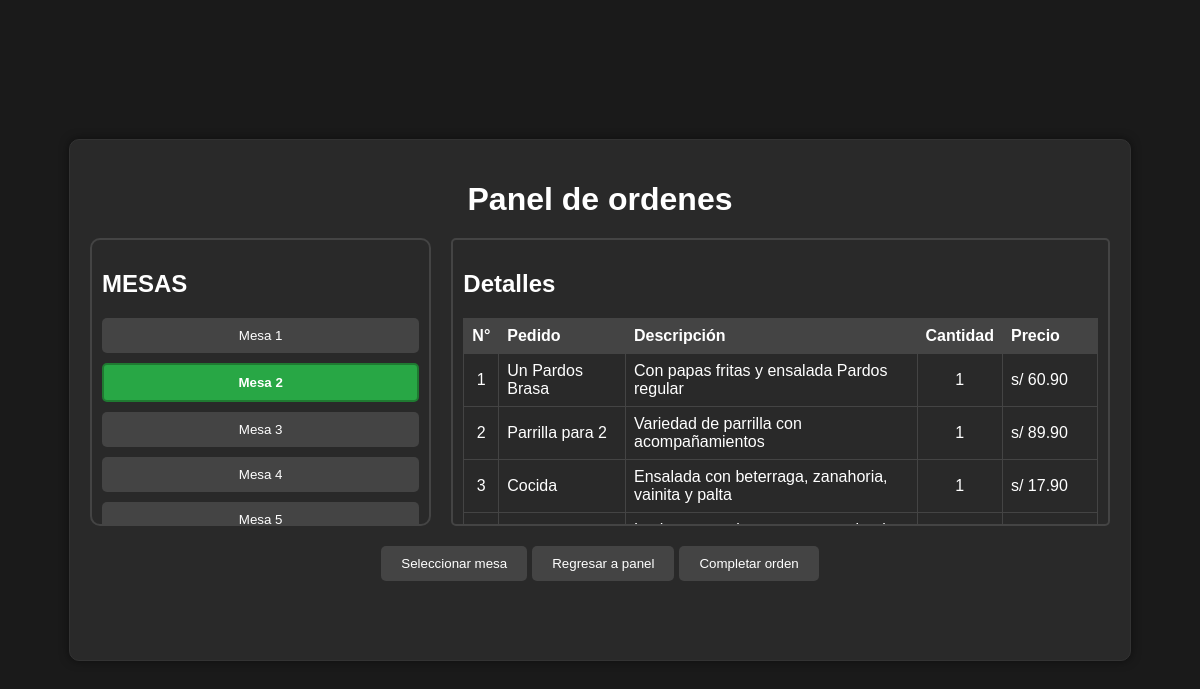
Page /src/ModuloServicio/UCgenerarPedidoPlato/indexPanelOrdenes.php?idMesa=2 (signed in) on the committed database.
### tables this page shows
CREATE TABLE `controlordenes` (
  `idControlOrden` int NOT NULL AUTO_INCREMENT,
  `idMesa` int NOT NULL,
  `idOrden` int DEFAULT NULL,
  `EstadoControlOrden` tinyint(1) NOT NULL,
  `idUsuario` int NOT NULL,
  `ControlFecha` varchar(10) NOT NULL,
  `ControlHora` varchar(10) NOT NULL,
  PRIMARY KEY (`idControlOrden`),
  KEY `idOrden` (`idOrden`),
  KEY `fk_mesa` (`idMesa`),
  KEY `fk_usuario` (`idUsuario`),
  CONSTRAINT `controlordenes_ibfk_1` FOREIGN KEY (`idOrden`) REFERENCES `ordenes` (`idOrden`),
  CONSTRAINT `fk_mesa` FOREIGN KEY (`idMesa`) REFERENCES `mesas` (`idMesa`) ON DELETE CASCADE ON UPDATE CASCADE,
  CONSTRAINT `fk_usuario` FOREIGN KEY (`idUsuario`) REFERENCES `usuarios` (`idUsuario`) ON DELETE CASCADE ON UPDATE CASCADE
);

CREATE TABLE `ordendetalles` (
  `idItem` int NOT NULL,
  `cantidad` int NOT NULL,
  `idOrden` int NOT NULL,
  `subtotal` double DEFAULT '0',
  PRIMARY KEY (`idItem`,`idOrden`),
  KEY `idOrden` (`idOrden`),
  CONSTRAINT `ordendetalles_ibfk_1` FOREIGN KEY (`idItem`) REFERENCES `menuitems` (`idItem`),
  CONSTRAINT `ordendetalles_ibfk_2` FOREIGN KEY (`idOrden`) REFERENCES `ordenes` (`idOrden`)
);

CREATE TABLE `menuitems` (
  `idItem` int NOT NULL AUTO_INCREMENT,
  `nombre` varchar(50) NOT NULL,
  `descripcion` varchar(150) DEFAULT NULL,
  `precio` double NOT NULL,
  `idCategoria` int DEFAULT NULL,
  PRIMARY KEY (`idItem`),
  KEY `idCategoria` (`idCategoria`),
  CONSTRAINT `menuitems_ibfk_1` FOREIGN KEY (`idCategoria`) REFERENCES `categoria` (`idTipoMenu`)
);

### src/ModuloServicio/UCgenerarPedidoPlato/indexPanelOrdenes.php (called while the page is built, shortened)
<?php
include_once($_SERVER['DOCUMENT_ROOT'] . '/src/ModuloServicio/UCgenerarPedidoPlato/panelOrdenes.php');
include_once($_SERVER['DOCUMENT_ROOT'] . '/src/modelo/ControlOrden.php');
include_once($_SERVER['DOCUMENT_ROOT'] . '/src/modelo/OrdenDetalle.php');
$idMesa = $_GET['idMesa'] ?? null;
$ordenDetalles = null;
$idControl = null;
$controlOrdenObject = new ControlOrden();
$controlOrdenes = $controlOrdenObject->obtenerOrdenControl();
if($idMesa!= null){
    $ordenDetallesObject = new OrdenDetalle();
    $ordenDetalles = $ordenDetallesObject->obtenerOrdenDetalle($idMesa);
    $idControl = $controlOrdenObject->obtenerIdControlPorMesa($idMesa);
}
$panelOrdenesObject = new panelOrdenes();
$panelOrdenesObject->panelOrdenesShow($controlOrdenes, $ordenDetalles, $idMesa, $idControl);
?>

### src/modelo/conexion.php (called while the page is built, shortened)
<?php
class Conexion
{
    private $host = "localhost";
    private $user = "root";
    private $password = "12345678";
    private $database = "bdrestaurante";
    private $conexion;
    public function conectar()
    {
        if ($this->conexion == null) {
            $this->conexion = mysqli_connect($this->host, $this->user, $this->password, $this->database);
        }
        return $this->conexion;
    }
    public function desconectar()
    {
        if ($this->conexion != null) {
            $this->conexion = null;
        }
    }
}

### src/modelo/ControlOrden.php (called while the page is built, shortened)
<?php
require_once("conexion.php");
class ControlOrden extends conexion
{
  public function obtenerOrdenControl()
  {
    $sql = "SELECT * FROM controlordenes WHERE estadocontrolorden = true";
    $respuesta = $this->conectar()->query($sql);
    return $respuesta;
  }
  public function obtenerIdControlPorMesa($idMesa)
  {
    $sql = "SELECT idControlOrden FROM controlordenes WHERE idMesa = '$idMesa' AND estadocontrolorden = true";
    $respuesta = $this->conectar()->query($sql);
    $registro = $respuesta->fetch_assoc();
    $idControl = $registro['idControlOrden'];
    return $idControl;
  }
}

### src/modelo/OrdenDetalle.php (called while the page is built, shortened)
<?php
require_once("conexion.php");
class OrdenDetalle extends conexion
{
    public function obtenerOrdenDetalle($idMesa)
    {
        $sql = "SELECT mi.nombre AS NombrePlato,mi.descripcion AS Descripcion, od.subtotal AS Subtotal, od.cantidad AS Cantidad,
                co.idMesa AS Mesa, od.idOrden, co.idControlOrden FROM OrdenDetalles od
                INNER JOIN    Ordenes o ON od.idOrden = o.idOrden
                INNER JOIN    ControlOrdenes co ON co.idOrden = o.idOrden
                INNER JOIN    MenuItems mi ON od.idItem = mi.idItem WHERE co.idMesa = $idMesa";
        $respuesta = $this->conectar()->query($sql);
        return $respuesta->fetch_all(MYSQLI_ASSOC);
    }
}

### src/ModuloServicio/UCgenerarPedidoPlato/panelOrdenes.php (the view, shortened to what this page needs)
<?php
class panelOrdenes
{
    public function panelOrdenesShow($controlOrdenes = null, $ordenDetalles = null, $idMesa = null, $idControl = null)
    {
?>
        <!DOCTYPE html>
        <html lang="es">
        <head>
            <link href="https://cdn.jsdelivr.net/npm/sweetalert2@11.7.0/dist/sweetalert2.min.css" rel="stylesheet">
        </head>
        <body>
            <div class="container">
                <h1>Panel de ordenes</h1>
                <div class="mesas-container">
                    <div class="mesas-list">
                        <h2>MESAS</h2>
                        <?php if ($controlOrdenes): ?>
                            <form action="getPedidos.php" method="POST">
                                <?php foreach ($controlOrdenes as $mesa): ?>
                                    <button class="<?= ($mesa['idMesa'] == $idMesa) ? 'selected' : ''; ?>" value=<?= $mesa['idMesa']; ?> name="btnOrdenMesa" type="submit">
                                        Mesa <?php echo $mesa['idMesa']; ?>
                                    </button>
                                <?php endforeach; ?>
                            </form>
                        <?php else: ?>
                            <p>Cargando...</p>
                        <?php endif; ?>
                    </div>
                    <div class="detalles">
                        <h2>Detalles</h2>
                        <?php if ($ordenDetalles): ?>
                            <table>
                                <thead>
                                    <tr>
                                        <th>N°</th>
                                        <th>Pedido</th>
                                        <th>Descripción</th>
                                        <th>Cantidad</th>
                                        <th>Precio</th>
                                    </tr>
                                </thead>
                                <tbody>
                                    <?php foreach ($ordenDetalles as $index => $detalle): ?>
                                        <tr>
                                            <td style="text-align: center;"><?= $index + 1; ?></td>
                                            <td style="width: 20%;"><?= htmlspecialchars($detalle['NombrePlato']); ?></td>
                                            <td><?= htmlspecialchars($detalle['Descripcion']); ?></td>
                                            <td style="text-align: center;"><?= (int)$detalle['Cantidad']; ?></td>
                                            <td style="width: 15%;">s/ <?= number_format((float)$detalle['Subtotal'], 2); ?></td>
                                        </tr>
                                    <?php endforeach; ?>
                                </tbody>
                            </table>
                        <?php elseif ($idMesa): ?>
                            <p>Se ha iniciado el proceso de orden de esta mesa</p>
                        <?php else: ?>
                            <p>Selecciona una mesa para ver los detalles de la orden.</p>
                        <?php endif; ?>
                    </div>
                </div>
                <div class="btn-seleccionar">
                    <a href="indexSeleccionMesas.php">
                        <button>Seleccionar mesa</button>
                    </a>
                    <a href="/src/ModuloSeguridad/UCautenticarUsuario/indexPanelPrincipalSistema.php">
                        <button>Regresar a panel</button>
                    </a>
                    <?php if ($ordenDetalles || $idMesa): ?>
                        <a href="/src/ModuloServicio/UCgenerarPedidoPlato/indexOrdenMesa.php?orden=<?=isset($ordenDetalles[0]['idOrden']) ? $ordenDetalles[0]['idOrden']: '' ?>&idMesa=<?=$idMesa?>&idControl=<?=$idControl ?>" >
                            <button>Completar orden</button>
                        </a>
                    <?php endif ?>
                </div>
            </div>
        </body>
        </html>
<?php
    }
}
?>

### src/ModuloServicio/UCgenerarPedidoPlato/panelOrdenes.php (style rules this page uses)
body { font-family: Arial, sans-serif; background-color: #1a1a1a; color: white; display: flex; justify-content: center; align-items: center; height: 100vh; margin: 0; }
.container { width: 85%; max-width: 1100px; border: 1px solid #333; padding: 20px; background-color: #292929; border-radius: 10px; box-shadow: 0 0 10px rgba(0, 0, 0, 0.5); height: 60vh; }
h1 { text-align: center; margin-bottom: 20px; }
.mesas-container { display: flex; gap: 20px; height: 60%; }
.mesas-list { flex: 1; border: 2px solid #444; padding: 10px; border-radius: 10px; overflow-y: hidden; max-height: 400px; cursor: grab; user-select: none; }
.mesas-list button { display: block; width: 100%; margin-bottom: 10px; padding: 10px; background-color: #444; color: white; border: none; border-radius: 5px; cursor: pointer; transition: background-color 0.3s; }
.detalles { flex: 2; border: 2px solid #444; padding: 10px; border-radius: 5px; overflow-y: hidden; max-height: 400px; cursor: grab; }
table { width: 100%; border-collapse: collapse; user-select: none; }
table, th, td { border: 1px solid #444; }
th, td { padding: 8px; text-align: left; }
th { background-color: #444; }
.btn-seleccionar { margin-top: 20px; display: flex; justify-content: center; gap: 5px; }
.btn-seleccionar button { padding: 10px 20px; background-color: #444; color: white; border: none; border-radius: 5px; cursor: pointer; transition: background-color 0.3s; }
.mesas-list button.selected { background-color: #28a745; color: white; font-weight: bold; border: 2px solid #1f7a31; }

### rows in the picture
controlordenes: idMesa "1"
controlordenes: idMesa "2"
controlordenes: idMesa "3"
controlordenes: idMesa "4"
controlordenes: idMesa "5"
ordendetalles: idItem.nombre "Un Pardos Brasa", idItem.descripcion "Con papas fritas y ensalada Pardos regular", cantidad "1", subtotal "60.90"
ordendetalles: idItem.nombre "Parrilla para 2", idItem.descripcion "Variedad de parrilla con acompañamientos", cantidad "1", subtotal "89.90"
ordendetalles: idItem.nombre "Cocida", idItem.descripcion "Ensalada con beterraga, zanahoria, vainita y palta", cantidad "1", subtotal "17.90"
